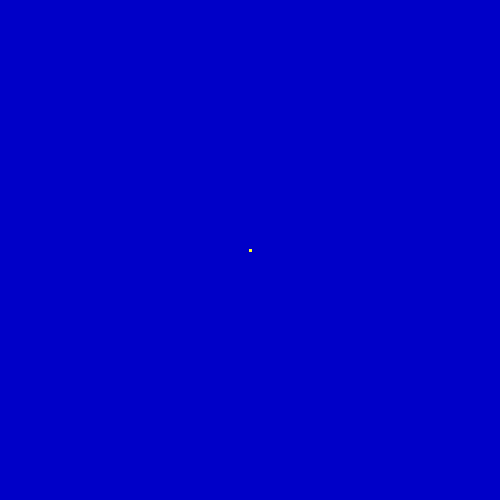
Frame 1 (no input)
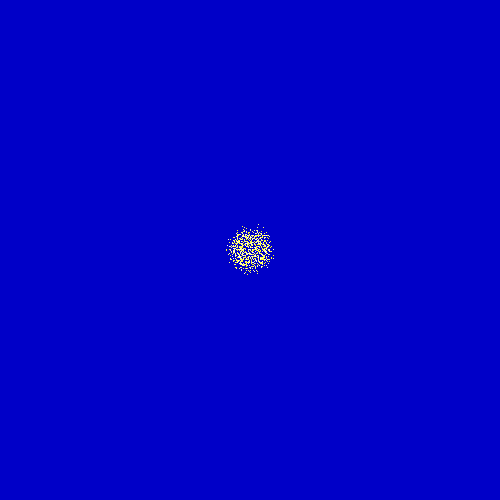
Frame 60 (the mouse pressed at the canvas centre just before this capture)
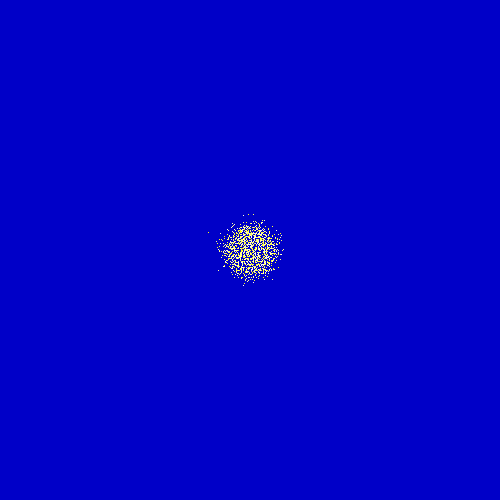
Frame 120 (the mouse held since frame 60 and released just before this capture)

The Processing sketch that drew these frames (run headless with seeded random() and noise(); from frame 60 on, the mouse is pressed at the canvas centre):

// Processing sketch: points03
// ── points03.pde
// "BŁĄDZĄCE PUNKTY" - MODEL RUCHU BROWNA CZĄSTECZEK - BŁĄDZENIE LOSOWE
//*//////////////////////////////////////////////////////////////////////

int FR=100;     //Ile klatek na sekundę
int Size=10000; //Ile cząstek
float maxd=1.5; //Jaki największy ruch (pozycje na float'ach!)
float[] h=new float[Size]; //new float; //height/2; //Położenie pionowe
float[] x=new float[Size]; //width/2;   //Położenie poziome

void setup() //Jest wykonywane raz - po uruchomieniu. Nie musi być na początku kodu ale jest
{
  size(500,500);
  noSmooth();
  for(int i=0;i<Size;i++)
  {
    //h[i]=random(500);
    //x[i]=random(500);
    //albo:
    h[i]=height/2;
    x[i]=width/2; 
  }
  background(0,0,200); //rgB
  frameRate(FR);
}
              
int count=0; //Licznik klatek obrazu
void draw()  //Jest wykonywane w niewidocznej pętli
{
  count++; //Zliczanie klatek
  
  //Właściwy model
  for(int i=0;i<Size;i++)
  {
    float newh=(h[i]+random(maxd*2)-maxd); //Zmień wysokość o mały losowy składnik
    float newx=(x[i]+random(maxd*2)-maxd); //Analogicznie powiększ położenie poziome

    //Odbijamy od ścianek okna! Upraszczamy mechanizm odbicia
    if(newh<0) 
    {
      newh=0; //Trochę oszukujemy - nie może trafić w ścianę
    }
    else
    if(height<newh)
    {
      newh=height; //Trochę oszukujemy
    }
  
    if(newx<0)
    {
       newx=0; //Trochę oszukujemy
    }
    else
    if(width<newx)
    {
       newx=width; //Trochę oszukujemy
    }
    
    //Zmiana pozycji od razu z wizualizacją
    stroke(0,0,200); //Kolor tła
    point(x[i],height-h[i]);
    x[i]=newx;
    h[i]=newh;
    stroke(255,255,i%255); //Każda cząstka ma swój odcień
    point(x[i],height-h[i]);
  }  
}

// https://github.com/borkowsk/bookProcessingPL
